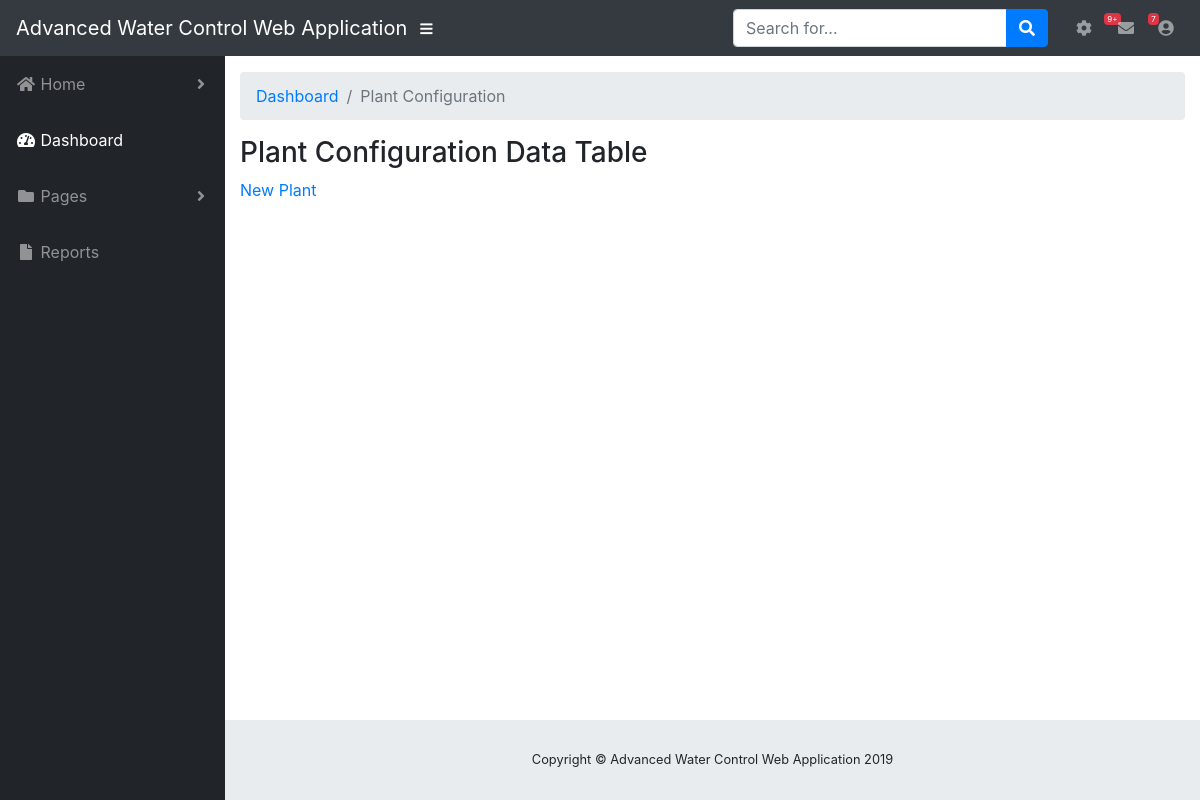
The page /plant_configuration on the database as committed earlier.
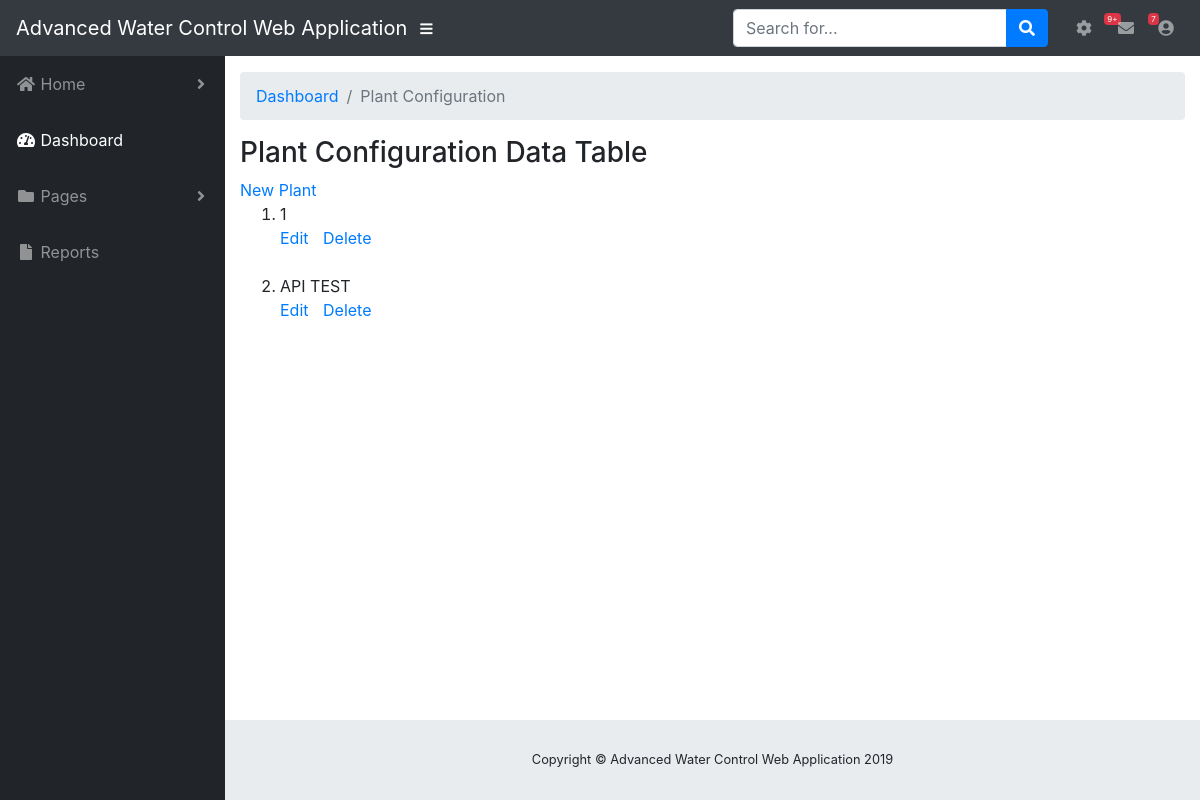
The same page on the database as committed later.
### db_setup.py (models this page shows, shortened)
class Plant(Base):
    __tablename__ = "plants"
    id = Column(Integer, unique=True, primary_key=True)
    name = Column(String(250), nullable=False)
    water_needed = Column(String(250), nullable=False)
    last_watered = Column(String(250))
    plant_type = Column(String(250), nullable=False)
    device_id = Column(Integer, ForeignKey("devices.id"))
    device = relationship("Device", backref=backref(
        "plants", order_by=id), lazy=True)

### main.py (the view)
@app.route('/plant_configuration')
def plant_configuration():
    plants = session.query(Plant).all()
    return render_template('plantConfiguration.html', plants=plants)

### templates/plantConfiguration.html
{% extends "layout.html" %}
{% block body %}
    <div id="content-wrapper">
      <div class="container-fluid">
        <ol class="breadcrumb">
          <li class="breadcrumb-item">
            <a href="{{ url_for('home') }}">Dashboard</a>
          </li>
          <li class="breadcrumb-item active">Plant Configuration</li>
        </ol>
        <h3 >Plant Configuration Data Table </h3>
<a href="{{ url_for('newPlant') }}"> New Plant </a>
    <ol>
        {% for plant in plants %}
        <li> {{plant.name}}</li>
        <a href="{{url_for('editPlant', plant_id = plant.id )}}">
            Edit
        </a>
        <a href="{{url_for('deletePlant', plant_id = plant.id )}}" style="margin-left: 10px;">
            Delete
        </a>
        <br> <br>
        {% endfor %}
    </ol>
      </div>
      <footer class="sticky-footer">
        <div class="container my-auto">
          <div class="copyright text-center my-auto">
            <span>Copyright © Advanced Water Control Web Application 2019</span>
          </div>
        </div>
      </footer>
    </div>
{% endblock %}

### templates/layout.html (shortened to what this page needs)
<!DOCTYPE html>
<head>
  <link rel= "stylesheet" type= "text/css" href= "{{ url_for('static',filename='vendor/fontawesome-free/css/all.min.css') }}">
  <link rel= "stylesheet" type= "text/css" href= "{{ url_for('static',filename='vendor/datatables/dataTables.bootstrap4.css') }}">
  <link rel= "stylesheet" type= "text/css" href= "{{ url_for('static',filename='styles/sb-admin.css') }}">
</head>
<body id="page-top">
    <nav id="nav-placeholder" class="navbar navbar-expand navbar-dark bg-dark static-top">
    {% include 'nav.html' %}
  </nav>
    <div id="wrapper">
        <ul id="sidebar" class="sidebar navbar-nav">
          {% include 'sidebar.html' %}
        </ul>
        {% block body %}{% endblock %}
    </div>
</body>
</html>

### templates/nav.html (shortened to what this page needs)
<!DOCTYPE html>
    <a class="navbar-brand mr-1" href="index.html">Advanced Water Control Web Application</a>
    <button class="btn btn-link btn-sm text-white order-1 order-sm-0" id="sidebarToggle" href="#">
      <i class="fas fa-bars"></i>
    </button>
    <form class="d-none d-md-inline-block form-inline ml-auto mr-0 mr-md-3 my-2 my-md-0">
      <div class="input-group">
        <input type="text" class="form-control" placeholder="Search for..." aria-label="Search" aria-describedby="basic-addon2">
        <div class="input-group-append">
          <button class="btn btn-primary" type="button">
            <i class="fas fa-search"></i>
          </button>
        </div>
      </div>
    </form>
    <ul class="navbar-nav ml-auto ml-md-0">
      <li class="nav-item dropdown no-arrow mx-1">
        <a class="nav-link dropdown-toggle" href="#" id="alertsDropdown" role="button" data-toggle="dropdown" aria-haspopup="true" aria-expanded="false">
          <i class="fa fa-cog"></i>
          <span class="badge badge-danger">9+</span>
        </a>
      </li>
      <li class="nav-item dropdown no-arrow mx-1">
        <a class="nav-link dropdown-toggle" href="#" id="messagesDropdown" role="button" data-toggle="dropdown" aria-haspopup="true" aria-expanded="false">
          <i class="fas fa-envelope fa-fw"></i>
          <span class="badge badge-danger">7</span>
        </a>
      </li>
      <li class="nav-item dropdown no-arrow">
        <a class="nav-link dropdown-toggle" href="#" id="userDropdown" role="button" data-toggle="dropdown" aria-haspopup="true" aria-expanded="false">
          <i class="fas fa-user-circle fa-fw"></i>
        </a>
      </li>
    </ul>
</html>

### templates/sidebar.html (shortened to what this page needs)
<!DOCTYPE html>
<li class="nav-item dropdown">
        <a class="nav-link dropdown-toggle" href="#" id="pagesDropdown" role="button" data-toggle="dropdown" aria-haspopup="true" aria-expanded="false">
          <i class="fas fa-fw fa-home"></i>
          <span>Home</span>
        </a>
      </li>
      <li class="nav-item active">
        <a class="nav-link" href="{{ url_for('home') }}">
          <i class="fas fa-fw fa-tachometer-alt"></i>
          <span>Dashboard</span>
        </a>
      </li>
      <li class="nav-item dropdown">
        <a class="nav-link dropdown-toggle" href="#" id="pagesDropdown" role="button" data-toggle="dropdown" aria-haspopup="true" aria-expanded="false">
          <i class="fas fa-fw fa-folder"></i>
          <span>Pages</span>
        </a>
      </li>
      <li class="nav-item">
        <a class="nav-link" href="{{ url_for('reports') }}">
          <i class="fas fa-fw fa-file"></i>
          <span>Reports</span>
        </a>
      </li>
</html>

Rows that differ between the two databases and show on the page:
added Plant: name "1"
added Plant: name "API TEST"
